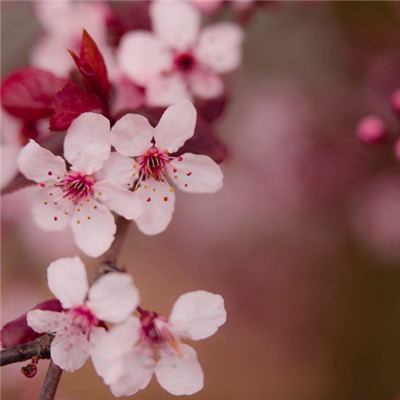
#> input picture 124.jpeg, 400 x 400 px, found by its file name
$ python learn_cv6.py
#> lines starting #> are read from the running program, lines starting #| are printed output that depends on the picture; after the words box and inside, x2 and y2 are one past the last pixel; in counts of white or black regions, pixels touching at a corner belong together
#> further down, img is the input picture: shape (400, 400, 3); mean B, G, R 96.6, 95.8, 142.8
# 图像轮廓
import cv2
import numpy as np


def image_edge(img):
    gray = cv2.cvtColor(img, cv2.COLOR_BGR2GRAY)  # 转化为二值化图像
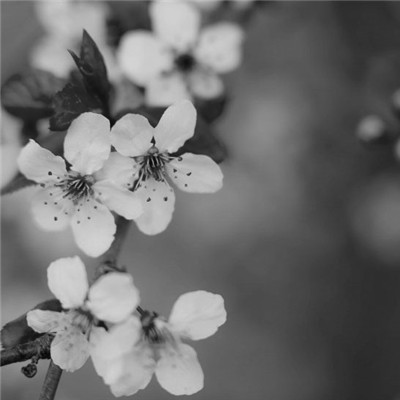
#> gray: shape (400, 400); min 2, max 215, mean 110
    ret, binary = cv2.threshold(gray,115,255,cv2.THRESH_BINARY)
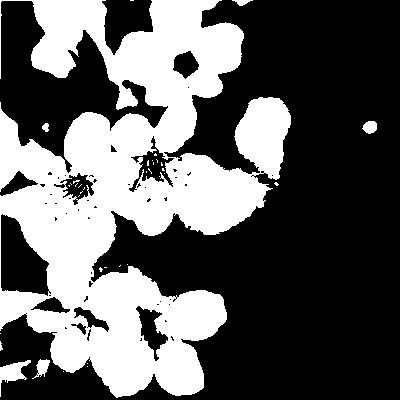
#> binary: shape (400, 400); 37.4% white; 36 white regions (30 under 20 px)
    contours,hierarchy = cv2.findContours(binary,cv2.RETR_TREE,cv2.CHAIN_APPROX_SIMPLE)
#> contours = 99 contours, 80 with area under 20; largest, box (x1, y1, x2, y2) and area: (0, 0, 291, 398) 63538, (0, 213, 50, 297) 2719, (128, 135, 175, 193) 956, (135, 305, 169, 362) 806, (59, 172, 95, 201) 585
    image = img.copy()
    rr = cv2.drawContours(image,contours,-1,(0,222,127),1)
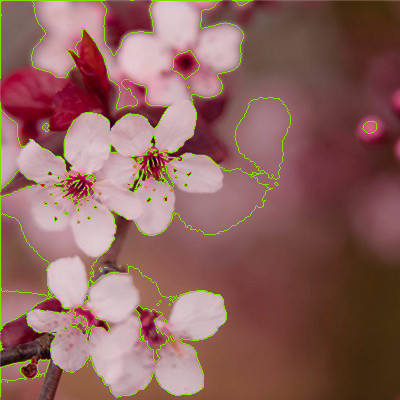
#> rr: shape (400, 400, 3); mean B, G, R 93.1, 98.9, 141.6
    cv2.imshow("original",img)
    cv2.imshow("contours",rr)
    cv2.waitKey(0)
    cv2.destroyAllWindows()

if __name__ == '__main__':
    img = cv2.imread("/Users/panjwangsu.com/Desktop/panj_python/learning_ai/124.jpeg")
    image_edge(img)

$ run again, with 635.png saved as 124.jpeg
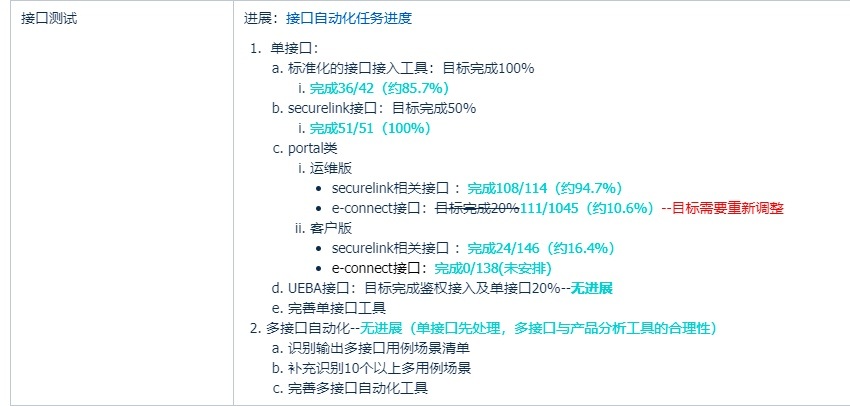
#> input picture 635.png, 850 x 406 px, found by its file name
#> img is the input picture: shape (406, 850, 3); mean B, G, R 248.6, 248.1, 244.7
#> in image_edge, `ret, binary = cv2.threshold(gray,115,255,cv2.THRESH_BINARY)`:
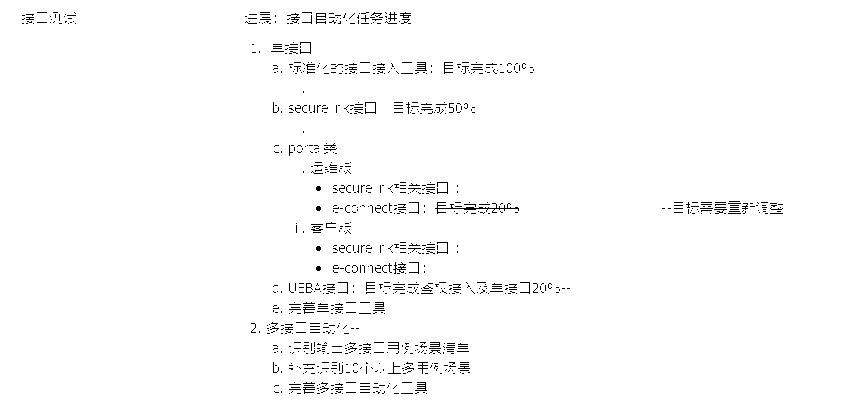
#> binary: shape (406, 850); 98.3% white; black in thin lines or dots, all inside (x1, y1, x2, y2) = (22, 12, 783, 394)
#> contours = 1322 contours, 1168 with area under 20; largest, box (x1, y1, x2, y2) and area: (0, 0, 850, 406) 343845, (434, 201, 520, 215) 308, (315, 12, 327, 25) 105, (414, 381, 428, 392) 100, (414, 61, 428, 72) 100
#> in image_edge, `rr = cv2.drawContours(image,contours,-1,(0,222,127),1)`:
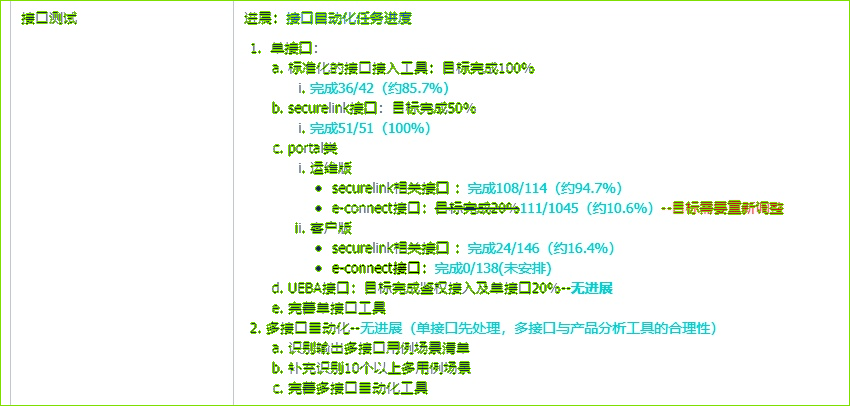
#> rr: shape (406, 850, 3); mean B, G, R 239, 248.1, 240.9
